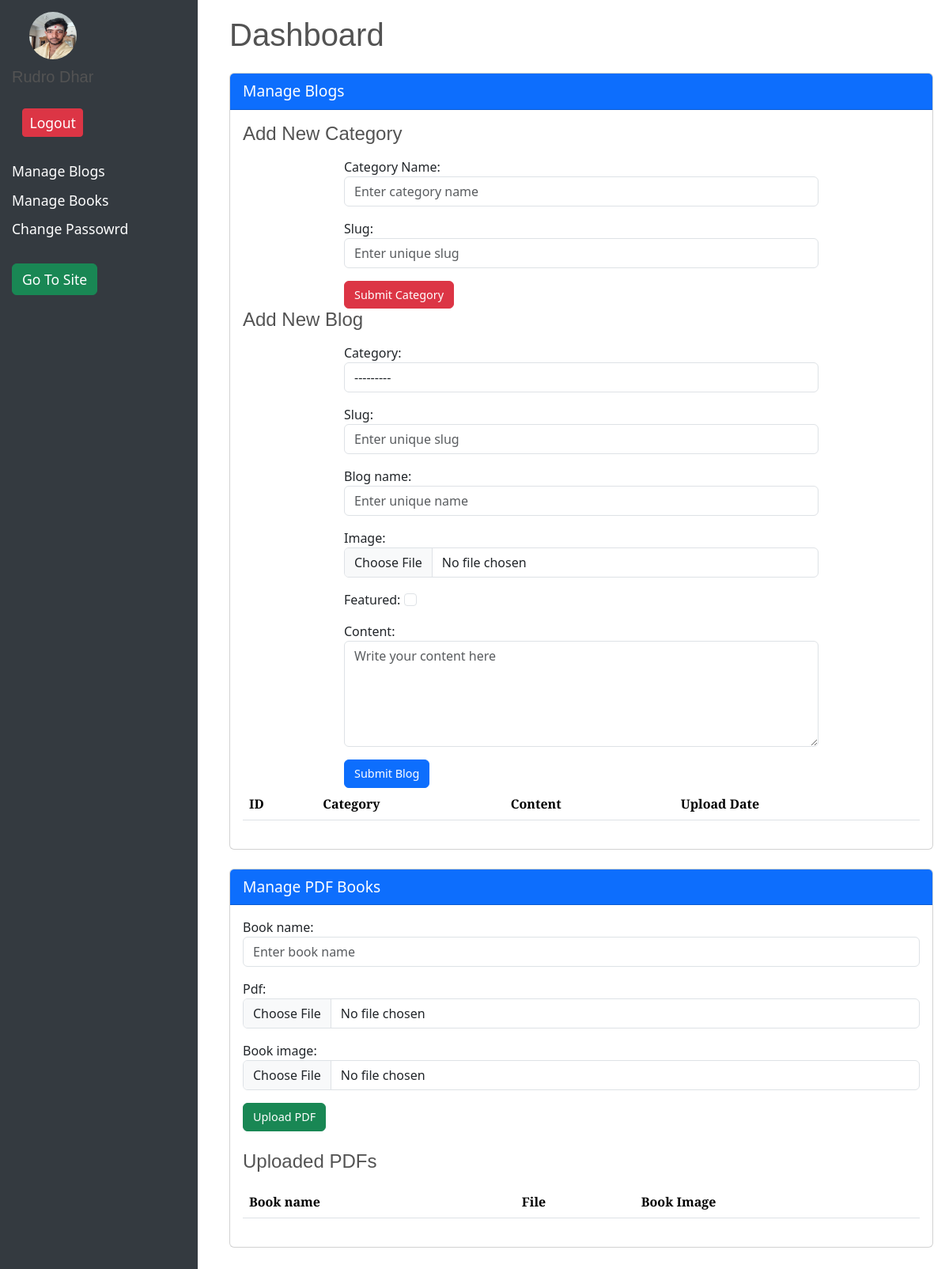
Before: /account/dashboard/ (signed in) with the older database file.
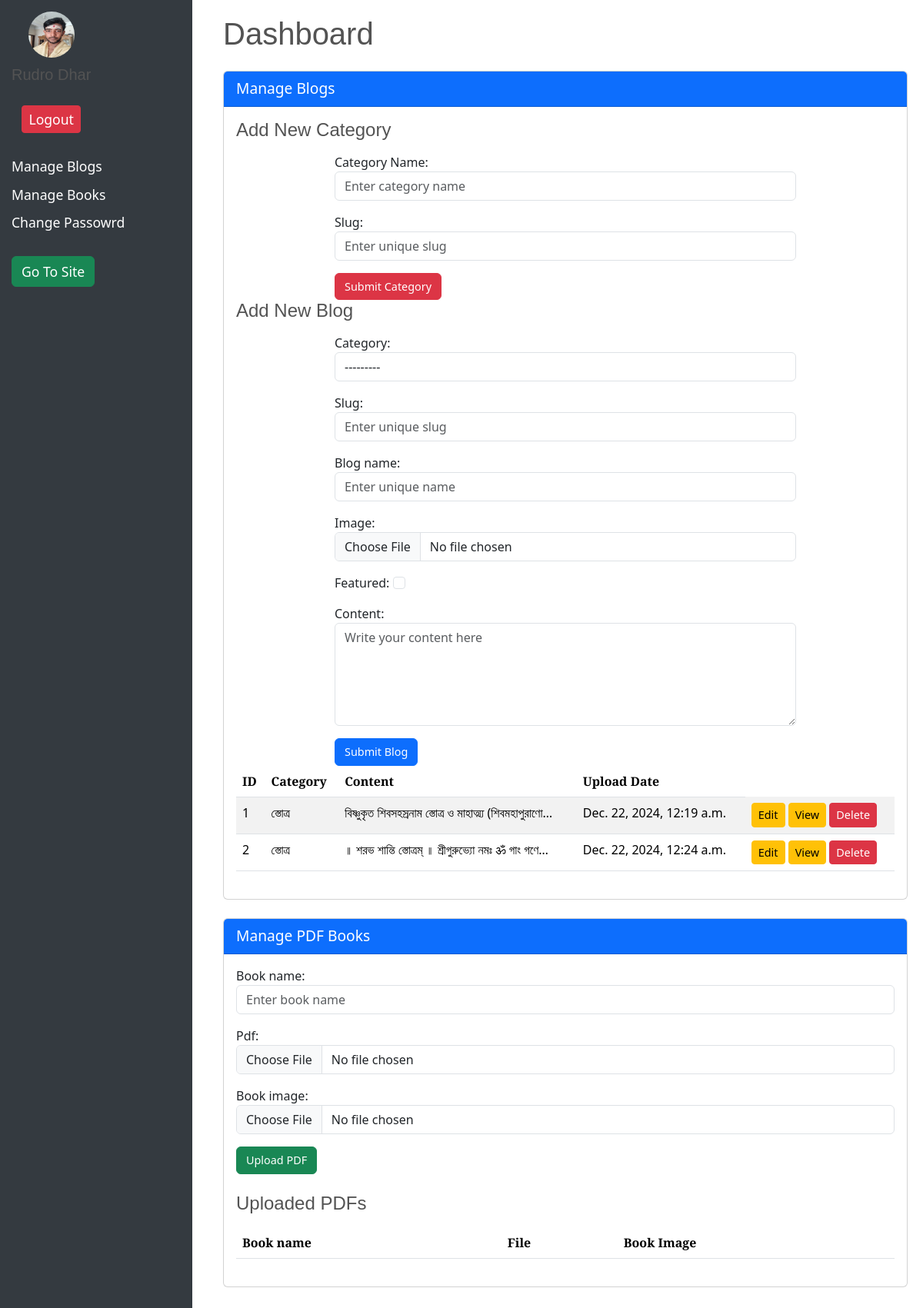
After: the same page with the newer database file.
### home/models.py (models this page shows, shortened)
class HomeBlog(models.Model):
    category = models.ForeignKey(Category, on_delete=models.CASCADE, related_name="blogs", verbose_name="Category")  # Blog category
    slug = models.SlugField(unique=True, verbose_name="Slug")  # URL-friendly slug for each blog
    blog_name = models.CharField(max_length=100,  blank=True, null=True, unique=True)
    published_date = models.DateTimeField(auto_now_add=True, verbose_name="Published Date")  # When the blog is published
    image = models.ImageField(upload_to='photos/blogs', blank=True, null=True, verbose_name="Image")  # Blog image
    is_featured = models.BooleanField(default=False, verbose_name="Featured")  # Whether the blog is featured
    content = models.TextField(verbose_name="Content")  # Full content of the blog post
    author = models.ForeignKey(settings.AUTH_USER_MODEL, on_delete=models.CASCADE, related_name="blogs", verbose_name="Author", default=1)
    class Meta:
        verbose_name = 'HomeBlog'
        verbose_name_plural = 'Home Blogs'

class Category(models.Model):
    name = models.CharField(max_length=100, unique=True, verbose_name="Category Name")
    slug = models.SlugField(unique=True, verbose_name="Slug")
    class Meta:
        verbose_name = "Category"
        verbose_name_plural = "Categories"
    def __str__(self):
        return self.name

### account/views.py (the view, shortened to what this page needs)
# urls.py: path('dashboard/', views.dashboard, name='dashboard'),
@login_required
@user_passes_test(is_admin, login_url='home')
def dashboard(request):
    blogs = HomeBlog.objects.filter(author=request.user)
    categories = Category.objects.all()
    books = Books.objects.all()
    form = Homeblogform()
    categoryform = CategoryForm()
    bookform = BookForm()
    context = {
        'blogs': blogs,
        'form': form,
        'categoryform': categoryform,
        'categories': categories,
        'bookform': bookform,
        'books': books
    }
    return render(request, 'account/dashboard.html', context)

### home/forms.py
class Homeblogform(forms.ModelForm):
    class Meta:
        model = HomeBlog
        fields = ['category', 'slug','blog_name', 'image', 'is_featured', 'content' ]
        widgets = {
            'category': forms.Select(attrs={'class': 'form-control'}),
            'slug': forms.TextInput(attrs={'class': 'form-control', 'placeholder': 'Enter unique slug'}),
            'blog_name': forms.TextInput(attrs={'class': 'form-control', 'placeholder': 'Enter unique name'}),
            'image': forms.FileInput(attrs={'class': 'form-control'}),
            'is_featured': forms.CheckboxInput(attrs={'class': 'form-check-input'}),
            'content': forms.Textarea(attrs={'class': 'form-control', 'rows': 5, 'placeholder': 'Write your content here'}),
        }

class CategoryForm(forms.ModelForm):
    class Meta:
        model = Category
        fields = ['name', 'slug',]
        widgets = {
            'name': forms.TextInput(attrs={'class': 'form-control', 'placeholder': 'Enter category name'}),
            'slug': forms.TextInput(attrs={'class': 'form-control', 'placeholder': 'Enter unique slug'}),
        }

### account/models.py (called while the page is built)
    def full_name(self):
        return f'{self.first_name} {self.last_name}'

### templates/account/dashboard.html (shortened to what this page needs)
{% extends "base.html" %}
{% load static %}
{% block content %}
<div class="dashboard_sidebar">
    <div class="user-profile">
        <img src="{{user.profile_picture.url}}" alt="User Profile">
        <h5>{{user.full_name}}</h5>
        <a href="{% url "logout" %}" class="btn btn-danger btn-sm">Logout</a>
    </div>
    <a href="#blogSection">Manage Blogs</a>
    <a href="#bookSection">Manage Books</a>
    <a href="{% url "change_password" %}">Change Passowrd</a>
    <a class="btn btn-success" href="{% url "home" %}">Go To Site</a>
</div>
<div class="dashboard_content">
    <h1 class="mb-4">Dashboard</h1>
    <div id="blogSection" class="card mb-4">
        <div class="card-header bg-primary text-white">Manage Blogs</div>
        <div class="card-body">
            <div class="form-section">
                <h4>Add New Category</h4>
                <form method ='POST'>
                    {{categoryform.as_p}}
                    <button type="submit" name="create_category" class="btn btn-danger">Submit Category</button>
                </form>
                <h4>Add New Blog</h4>
                <form id="addBlogForm" method='POST' enctype="multipart/form-data">
                    {{form.as_p}}
                    <button type="submit" name="create_blog" class="btn btn-primary">Submit Blog</button>
                </form>
            </div>
            <table class="table table-striped" id="blogTable">
                <thead>
                    <tr>
                        <th>ID</th>
                        <th>Category</th>
                        <th>Content</th>
                        <th>Upload Date</th>
                    </tr>
                </thead>
                <tbody>
                     {% for blog in blogs %}
                    <tr>
                        <td>{{blog.id}}</td>
                        <td>{{blog.category}}</td>
                        <td>{{blog.content|truncatechars:50}}</td>
                        <td>{{blog.published_date}}</td>
                        <td>
                            <a href="{% url "edit_post" blog.slug %}" class="btn btn-warning btn-sm" >Edit</a>
                            <a href="{% url 'single_blog' slug=blog.slug %}" class="btn btn-warning btn-sm">View</a>
                            <a href="{% url 'delete_blog' blog.slug %}" class="btn btn-danger btn-sm">Delete</a>
                        </td>
                    </tr>
                    {% endfor %}
                </tbody>
            </table>
        </div>
    </div>
    <div id="bookSection" class="card mt-4">
        <div class="card-header bg-primary text-white">Manage PDF Books</div>
        <div class="card-body">
            <form id="pdfUploadForm" enctype="multipart/form-data" method="POST">
                {{bookform.as_p}}
                <button type="submit" name="upload_pdf" class="btn btn-success">Upload PDF</button>
            </form>
            <h4 class="mt-4">Uploaded PDFs</h4>
            <table class="table table-striped mt-3" id="pdfTable">
                <thead>
                    <tr>
                        <th>Book name</th>
                        <th>File</th>
                        <th>Book Image</th>
                    </tr>
                </thead>
            </table>
        </div>
    </div>
</div>
{% endblock content %}

Changed rows visible on the page:
added HomeBlog: id "1", category "স্তোত্র", content "বিষ্ণুকৃত শিবসহস্রনাম স্তোত্র ও মাহাত্ম্য (শিবমহাপুরাণো…", published_date "Dec. 22, 2024, 12:19 a.m."
added HomeBlog: id "2", category "স্তোত্র", content "॥ শরভ শান্তি স্তোত্রম্ ॥ শ্রীগুরুভ্যো নমঃ ॐ গাং গণে…", published_date "Dec. 22, 2024, 12:24 a.m."
